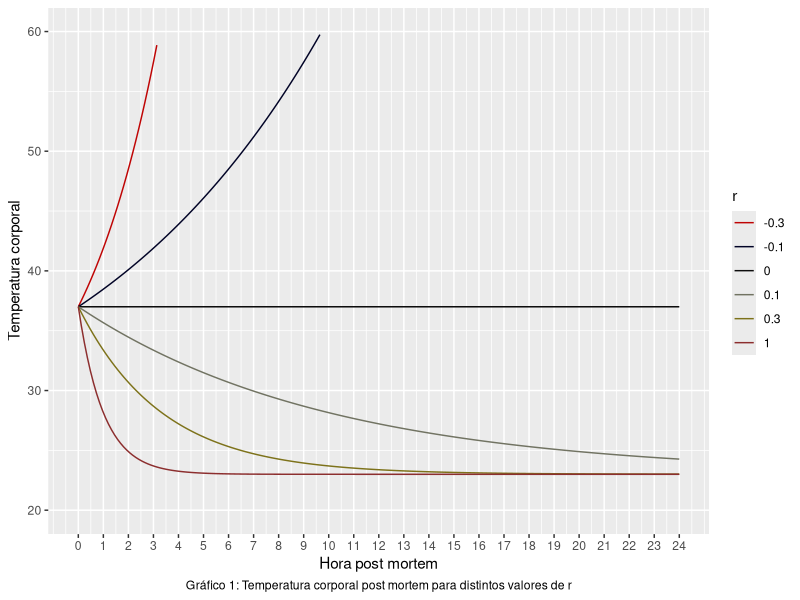
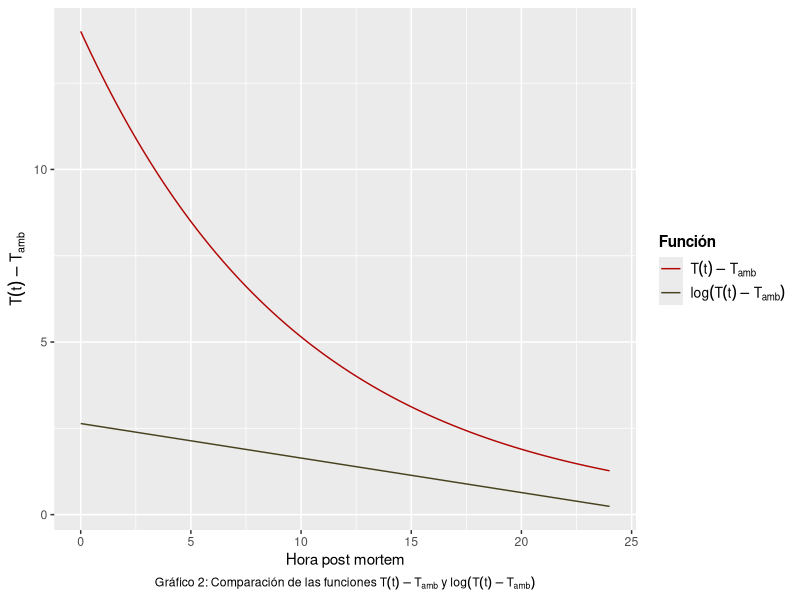

Here is the R script that generated these plots, in order: (Note: this script raises an error after producing the figures.)
## ---- chunk 1
# Carga de paquetes
library(ggplot2)
library(gridExtra)
## ---- chunk 2
valores_r = c(-0.1, -0.3, 0, 0.1, 0.3, 1)
temp_desc <- function(valores_r){
  f <- c()
  r <- c()
  t <- seq(0, 24, length.out=200)
  for(i in 1:length(valores_r)){
    f <- c(f, 23+14*exp(-valores_r[i]*t))  
    r <- c(r,rep(valores_r[i], time = 200))
  }
  df <- data.frame(f, tiempos = rep(t, time = length(r)), r=factor(r))
  
g1 <- ggplot(data = df) +
  aes(x = tiempos, y = f, color = r) +
  geom_line() +
  ylim(c(20, 60)) +
  scale_x_continuous(breaks = 0:24) +
  labs(
    x = "Hora post mortem", 
    y = "Temperatura corporal",
    caption = "Gráfico 1: Temperatura corporal post mortem para distintos valores de r"
  ) +
  scale_color_manual(
    values = c("#BF0404", "#010326", "#0D0D0D", "#717362", "#7d721a", "#8C2E2E")
  ) +
  #theme_minimal() +  # Utilizar un tema minimalista para una apariencia más limpia
  theme(
    plot.caption = element_text(hjust = 0.5)
  )
  
  g1
}
temp_desc(valores_r)
## ---- chunk 3
r = 0.1
t <- seq(0, 24, length.out=200)
f <- 14*exp(-r*t)
ln_f <- log(f)
df2 <- data.frame(f = c(f,ln_f),t =c(t,t), funcion = rep(c("f", "ln_f"), each = 200))
g4 <- ggplot(data = df2) +
  aes(x = t, y = f, color = funcion) +
  geom_line() +
  labs(
    x = "Hora post mortem", 
    y = expression(T(t) - T[amb]),  # Usar expression para incluir la expresión matemática
    caption = expression("Gráfico 2: Comparación de las funciones " * T(t) - T[amb] * " y " * log(T(t) - T[amb])),
    color = "Función"  # Cambia el título de la leyenda a mayúsculas
  ) +
  scale_color_manual(
    values = c("#B10504", "#47421E"),
    labels = c(expression(T(t) - T[amb]), expression(log(T(t) - T[amb])))
  ) +
  #theme_minimal() +  # Utilizar un tema minimalista para una apariencia más limpia
  theme(
    plot.caption = element_text(hjust = 0.5),
    legend.title = element_text(face = "bold"),  # Poner el título de la leyenda en negrita
    legend.text = element_text(size = 10)        # Ajustar el tamaño del texto de la leyenda
  )
g4
## ---- chunk 4
muestras_bo = rnorm(100,2.5, 2)
muestras_b1 = rnorm(100,-0.1, 0.1)
sigma = abs(rnorm(100,0,2.5))
mu=muestras_bo + muestras_b1*t


df= data.frame(muestras_bo,muestras_b1,sigma,mu)
df$y_pred = rnorm(5000,df$mu,df$sigma)

# Crear un rango para t
t <- seq(from = -100, to = 100, length.out = 10000)

g <- ggplot() +
  labs(
    x = expression("Tiempo (" * T[i] * ")"),
    y = expression(T(t) - T[amb]),
    caption = expression("Gráfico 3: pruebas predictivas a priori")
  ) +
  geom_abline(intercept = muestras_bo, slope = muestras_b1, alpha = 0.1, color = "gray3") +
  coord_cartesian(xlim = c(-100, 100), ylim = c(-50, 50))+  # Ajustar los límites de los ejes
 theme(plot.caption = element_text(hjust = 0.5))
# Mostrar el gráfico
print(g)

